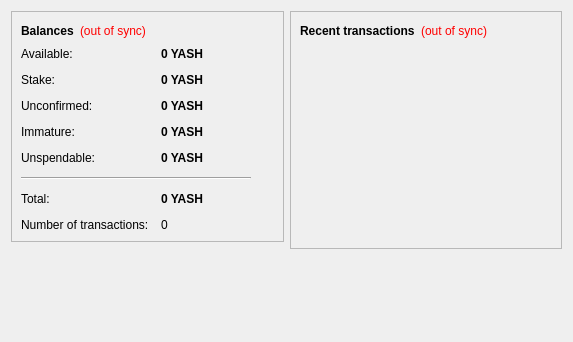
<?xml version="1.0" encoding="UTF-8"?>
<ui version="4.0">
 <class>OverviewPage</class>
 <widget class="QWidget" name="OverviewPage">
  <property name="geometry">
   <rect>
    <x>0</x>
    <y>0</y>
    <width>573</width>
    <height>342</height>
   </rect>
  </property>
  <property name="windowTitle">
   <string>Form</string>
  </property>
  <layout class="QHBoxLayout" name="horizontalLayout" stretch="1,1">
   <item>
    <layout class="QVBoxLayout" name="verticalLayout_2">
     <item>
      <widget class="QFrame" name="frame">
       <property name="frameShape">
        <enum>QFrame::StyledPanel</enum>
       </property>
       <property name="frameShadow">
        <enum>QFrame::Raised</enum>
       </property>
       <layout class="QVBoxLayout" name="verticalLayout_4">
        <item>
         <layout class="QHBoxLayout" name="horizontalLayout_4">
          <item>
           <widget class="QLabel" name="label_5">
            <property name="font">
             <font>
              <weight>75</weight>
              <bold>true</bold>
             </font>
            </property>
            <property name="text">
             <string>Balances</string>
            </property>
           </widget>
          </item>
          <item>
           <widget class="QLabel" name="labelWalletStatus">
            <property name="toolTip">
             <string>The displayed information may be out of date. Your wallet automatically synchronizes with the YashCoin network after a connection is established, but this process has not completed yet.</string>
            </property>
            <property name="styleSheet">
             <string notr="true">QLabel { color: red; }</string>
            </property>
            <property name="text">
             <string notr="true">(out of sync)</string>
            </property>
            <property name="alignment">
             <set>Qt::AlignLeading|Qt::AlignLeft|Qt::AlignVCenter</set>
            </property>
           </widget>
          </item>
          <item>
           <spacer name="horizontalSpacer_2">
            <property name="orientation">
             <enum>Qt::Horizontal</enum>
            </property>
            <property name="sizeHint" stdset="0">
             <size>
              <width>40</width>
              <height>20</height>
             </size>
            </property>
           </spacer>
          </item>
         </layout>
        </item>
        <item>
         <layout class="QFormLayout" name="formLayout_2">
          <property name="fieldGrowthPolicy">
           <enum>QFormLayout::AllNonFixedFieldsGrow</enum>
          </property>
          <property name="horizontalSpacing">
           <number>12</number>
          </property>
          <property name="verticalSpacing">
           <number>12</number>
          </property>
          <item row="0" column="0">
           <widget class="QLabel" name="labelAvailableText">
            <property name="toolTip">
             <string>Your current available balance</string>
            </property>
            <property name="text">
             <string>Available:</string>
            </property>
           </widget>
          </item>
          <item row="0" column="1">
           <widget class="QLabel" name="labelAvailable">
            <property name="font">
             <font>
              <weight>75</weight>
              <bold>true</bold>
             </font>
            </property>
            <property name="cursor">
             <cursorShape>IBeamCursor</cursorShape>
            </property>
            <property name="toolTip">
             <string>Your current available balance</string>
            </property>
            <property name="text">
             <string notr="true">0 YASH</string>
            </property>
            <property name="alignment">
             <set>Qt::AlignLeading|Qt::AlignLeft|Qt::AlignVCenter</set>
            </property>
            <property name="textInteractionFlags">
             <set>Qt::LinksAccessibleByMouse|Qt::TextSelectableByKeyboard|Qt::TextSelectableByMouse</set>
            </property>
           </widget>
          </item>
          <item row="1" column="0">
           <widget class="QLabel" name="label_6">
            <property name="toolTip">
             <string>Total of coins that was staked, and do not yet count toward the current balance</string>
            </property>
            <property name="text">
             <string>Stake:</string>
            </property>
           </widget>
          </item>
          <item row="1" column="1">
           <widget class="QLabel" name="labelStake">
            <property name="font">
             <font>
              <weight>75</weight>
              <bold>true</bold>
             </font>
            </property>
            <property name="cursor">
             <cursorShape>IBeamCursor</cursorShape>
            </property>
            <property name="toolTip">
             <string>Total of coins that was staked, and do not yet count toward the current balance</string>
            </property>
            <property name="text">
             <string notr="true">0 YASH</string>
            </property>
            <property name="alignment">
             <set>Qt::AlignLeading|Qt::AlignLeft|Qt::AlignVCenter</set>
            </property>
            <property name="textInteractionFlags">
             <set>Qt::LinksAccessibleByMouse|Qt::TextSelectableByKeyboard|Qt::TextSelectableByMouse</set>
            </property>
           </widget>
          </item>
          <item row="2" column="0">
           <widget class="QLabel" name="label_3">
            <property name="toolTip">
             <string>Total of transactions that have yet to be confirmed, and do not yet count toward the current balance</string>
            </property>
            <property name="text">
             <string>Unconfirmed:</string>
            </property>
           </widget>
          </item>
          <item row="2" column="1">
           <widget class="QLabel" name="labelUnconfirmed">
            <property name="font">
             <font>
              <weight>75</weight>
              <bold>true</bold>
             </font>
            </property>
            <property name="cursor">
             <cursorShape>IBeamCursor</cursorShape>
            </property>
            <property name="toolTip">
             <string>Total of transactions that have yet to be confirmed, and do not yet count toward the current balance</string>
            </property>
            <property name="text">
             <string notr="true">0 YASH</string>
            </property>
            <property name="alignment">
             <set>Qt::AlignLeading|Qt::AlignLeft|Qt::AlignVCenter</set>
            </property>
            <property name="textInteractionFlags">
             <set>Qt::LinksAccessibleByMouse|Qt::TextSelectableByKeyboard|Qt::TextSelectableByMouse</set>
            </property>
           </widget>
          </item>
          <item row="3" column="0">
           <widget class="QLabel" name="labelImmatureText">
            <property name="toolTip">
             <string>Mined balance that has not yet matured</string>
            </property>
            <property name="text">
             <string>Immature:</string>
            </property>
           </widget>
          </item>
          <item row="3" column="1">
           <widget class="QLabel" name="labelImmature">
            <property name="font">
             <font>
              <weight>75</weight>
              <bold>true</bold>
             </font>
            </property>
            <property name="toolTip">
             <string>Mined balance that has not yet matured</string>
            </property>
            <property name="text">
             <string notr="true">0 YASH</string>
            </property>
            <property name="alignment">
             <set>Qt::AlignLeading|Qt::AlignLeft|Qt::AlignVCenter</set>
            </property>
            <property name="textInteractionFlags">
             <set>Qt::LinksAccessibleByMouse|Qt::TextSelectableByKeyboard|Qt::TextSelectableByMouse</set>
            </property>
           </widget>
          </item>
          <item row="4" column="0">
           <widget class="QLabel" name="labelBalanceWatchOnlyText">
            <property name="toolTip">
             <string>Your unspendable balance</string>
            </property>
            <property name="text">
             <string>Unspendable:</string>
            </property>
           </widget>
          </item>
          <item row="4" column="1">
           <widget class="QLabel" name="labelBalanceWatchOnly">
            <property name="font">
             <font>
              <weight>75</weight>
              <bold>true</bold>
             </font>
            </property>
            <property name="cursor">
             <cursorShape>IBeamCursor</cursorShape>
            </property>
            <property name="toolTip">
             <string>Your unspendable balance</string>
            </property>
            <property name="text">
             <string notr="true">0 YASH</string>
            </property>
            <property name="alignment">
             <set>Qt::AlignLeading|Qt::AlignLeft|Qt::AlignVCenter</set>
            </property>
            <property name="textInteractionFlags">
             <set>Qt::LinksAccessibleByMouse|Qt::TextSelectableByKeyboard|Qt::TextSelectableByMouse</set>
            </property>
           </widget>
          </item>
          <item row="5" column="0" colspan="2">
           <widget class="Line" name="line">
            <property name="maximumSize">
             <size>
              <width>230</width>
              <height>16777215</height>
             </size>
            </property>
            <property name="orientation">
             <enum>Qt::Horizontal</enum>
            </property>
           </widget>
          </item>
          <item row="6" column="0">
           <widget class="QLabel" name="labelTotalText">
            <property name="toolTip">
             <string>Your current total balance</string>
            </property>
            <property name="text">
             <string>Total:</string>
            </property>
           </widget>
          </item>
          <item row="6" column="1">
           <widget class="QLabel" name="labelTotal">
            <property name="font">
             <font>
              <weight>75</weight>
              <bold>true</bold>
             </font>
            </property>
            <property name="toolTip">
             <string>Your current total balance</string>
            </property>
            <property name="text">
             <string notr="true">0 YASH</string>
            </property>
            <property name="alignment">
             <set>Qt::AlignLeading|Qt::AlignLeft|Qt::AlignVCenter</set>
            </property>
            <property name="textInteractionFlags">
             <set>Qt::LinksAccessibleByMouse|Qt::TextSelectableByKeyboard|Qt::TextSelectableByMouse</set>
            </property>
           </widget>
          </item>
          <item row="7" column="0">
           <widget class="QLabel" name="label_2">
            <property name="toolTip">
             <string>Total number of transactions in wallet</string>
            </property>
            <property name="text">
             <string>Number of transactions:</string>
            </property>
           </widget>
          </item>
          <item row="7" column="1">
           <widget class="QLabel" name="labelNumTransactions">
            <property name="toolTip">
             <string>Total number of transactions in wallet</string>
            </property>
            <property name="text">
             <string notr="true">0</string>
            </property>
           </widget>
          </item>
         </layout>
        </item>
       </layout>
      </widget>
     </item>
     <item>
      <spacer name="verticalSpacer">
       <property name="orientation">
        <enum>Qt::Vertical</enum>
       </property>
       <property name="sizeHint" stdset="0">
        <size>
         <width>20</width>
         <height>40</height>
        </size>
       </property>
      </spacer>
     </item>
    </layout>
   </item>
   <item>
    <layout class="QVBoxLayout" name="verticalLayout_3">
     <item>
      <widget class="QFrame" name="frame_2">
       <property name="frameShape">
        <enum>QFrame::StyledPanel</enum>
       </property>
       <property name="frameShadow">
        <enum>QFrame::Raised</enum>
       </property>
       <layout class="QVBoxLayout" name="verticalLayout">
        <item>
         <layout class="QHBoxLayout" name="horizontalLayout_2">
          <item>
           <widget class="QLabel" name="label_4">
            <property name="text">
             <string>&lt;b&gt;Recent transactions&lt;/b&gt;</string>
            </property>
           </widget>
          </item>
          <item>
           <widget class="QLabel" name="labelTransactionsStatus">
            <property name="toolTip">
             <string>The displayed information may be out of date. Your wallet automatically synchronizes with the YashCoin network after a connection is established, but this process has not completed yet.</string>
            </property>
            <property name="styleSheet">
             <string notr="true">QLabel { color: red; }</string>
            </property>
            <property name="text">
             <string notr="true">(out of sync)</string>
            </property>
            <property name="alignment">
             <set>Qt::AlignRight|Qt::AlignTrailing|Qt::AlignVCenter</set>
            </property>
           </widget>
          </item>
          <item>
           <spacer name="horizontalSpacer">
            <property name="orientation">
             <enum>Qt::Horizontal</enum>
            </property>
            <property name="sizeHint" stdset="0">
             <size>
              <width>40</width>
              <height>20</height>
             </size>
            </property>
           </spacer>
          </item>
         </layout>
        </item>
        <item>
         <widget class="QListView" name="listTransactions">
          <property name="styleSheet">
           <string notr="true">QListView { background: transparent; }</string>
          </property>
          <property name="frameShape">
           <enum>QFrame::NoFrame</enum>
          </property>
          <property name="verticalScrollBarPolicy">
           <enum>Qt::ScrollBarAlwaysOff</enum>
          </property>
          <property name="horizontalScrollBarPolicy">
           <enum>Qt::ScrollBarAlwaysOff</enum>
          </property>
          <property name="selectionMode">
           <enum>QAbstractItemView::NoSelection</enum>
          </property>
         </widget>
        </item>
       </layout>
      </widget>
     </item>
     <item>
      <spacer name="verticalSpacer_2">
       <property name="orientation">
        <enum>Qt::Vertical</enum>
       </property>
       <property name="sizeHint" stdset="0">
        <size>
         <width>20</width>
         <height>40</height>
        </size>
       </property>
      </spacer>
     </item>
    </layout>
   </item>
  </layout>
 </widget>
 <resources/>
 <connections/>
</ui>
